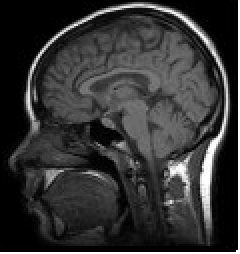
#> input picture lab1/imgs-P1/cabeza.pgm, 120 x 127 px (shown 2 times larger); its folder holds only this picture in this run
$ python p1.py
#> lines starting #> are read from the running program, lines starting #| are printed output that depends on the picture
### lab1/visualPercepUtils.py
import numpy as np
import math
import matplotlib.pyplot as plt

def computeRowsCols(N, m, n):
    print(N, m, n)
    if m is None:
        m = math.sqrt(N)
        if n is None:
            n = math.ceil(N / m)
        else:
            m = math.ceil(N / n)
    else:
        if n is None:
            n = math.ceil(N / m)
        else:
            m = math.ceil(N / n)
    m, n = max(1, m), max(1, n)
    m, n = math.ceil(m), math.ceil(n)
    #print(m, n)
    return m, n

# [12 lines left out: function showInFigs, not called in this run]

def showInGrid(imgs, figure_size=None, m=None, n=None, show=None, title="",subtitles=None):
    N = len(imgs)
    #plt.subplots_adjust(top=5) # añadido (10/10/19) para ejecutar una entrega de un estudiante
    m, n = computeRowsCols(N, m, n)
    #print(m,n)
    if figure_size is None:
        figure_size = (m, n)
    if show is not None:
        for i in range(len(imgs)):
            imgs[i] = imgs[i][min(show[0][1], show[1][1]):max(show[0][1], show[1][1]), min(show[0][0], show[1][0]):max(show[0][0], show[1][0])]
    fig = plt.figure(figsize=figure_size)
    plt.gray()
    for i in range(1, N + 1):
        ax=fig.add_subplot(m, n, i)
        if len(imgs[i - 1].shape) >= 2:
            plt.imshow(imgs[i - 1])
        else:
            plt.plot(imgs[i - 1])
        if subtitles is not None:
            ax.set_title(subtitles[i-1])

    fig.suptitle(title)
    #plt.savefig(title+".png")#,bbox_inches='tight')
    plt.show(block=True)

def histImg(im):
    return np.histogram(im.flatten(), 256)[0]

# [45 lines left out: functions showPlusInfo, showImgsPlusHists, pil2np, displayHoughPeaks, not called in this run]

def showImWithColorMap(im,cmap='spectral'):
    plt.imshow(im,cmap=cmap)

### lab1/p1.py
#!/usr/bin/env python
# -*- coding: utf-8 -*-

from PIL import Image
import numpy as np
import glob
import os
import visualPercepUtils as vpu


def histeq(im, nbins=256):
    imhist, bins = np.histogram(im.flatten(), list(range(nbins)), density=False)
    cdf = imhist.cumsum() # cumulative distribution function (CDF) = cummulative histogram
    factor = 255 / cdf[-1]  # cdf[-1] = last element of the cummulative sum = total number of pixels)
    im2 = np.interp(im.flatten(), bins[:-1], factor*cdf)
    return im2.reshape(im.shape), cdf

def darkenImg(im,p=2):
    return ((im ** float(p)) / (255 ** (p - 1))).astype('uint8') # try without the float conversion and see what happens

def brightenImg(im,p=2):
    return np.power(255.0 ** (p - 1) * im, 1. / p).astype('uint8')  # notice this NumPy function is different to the scalar math.pow(a,b)

def checkBoardImg(im, m, n):
    shape = im.shape
    im2 = im.copy()
    horizontal = np.block([np.tile(np.repeat(np.array([-1,1]), n),shape[0]//(2*n)), np.repeat(np.array([-1,1]), n)[:shape[0]%(2*n)]])
    vertical = np.block([np.tile(np.repeat(np.array([1,-1]), m),shape[1]//(2* m)), np.repeat(np.array([1,-1]), m)[:shape[1]%(2*m)]])
    mask = vertical[:,np.newaxis] * horizontal
    im2[mask<0] = 255 - im2[mask<0]
    return im2

def multiHist(im, n, nbins=256):
     hists = []
     for i in range(n):
          quad = [M for SubA in np.array_split(im, i + 1, axis=0) for M in np.array_split(SubA, i + 1, axis=1)]
          hists += [np.histogram(subIm.flatten(), list(range(nbins)), density=False)[0] for subIm in quad]
     return hists

def testDarkenImg(im):
    im2 = darkenImg(im,p=2) #  Is "p=2" different here than in the function definition? Can we remove "p=" here?
    return [im2]

def testBrightenImg(im):
    p=2
    im2=brightenImg(im,p)
    return [im2]

def testHistEq(im):
    im2, cdf = histeq(im)
    return [im2, cdf]

def testCheckBoardImg(im):
    im2 = checkBoardImg(im, 64, 64)
    return [im2]

def testMultiHist(im):
    hists = multiHist(im, 2)
    return [hists]

def saveImg(image, path):
    pil_im = Image.fromarray(image.astype(np.uint8))  # from array to Image
    pil_im.save(path)

path_input = './imgs-P1/'
path_output = './imgs-out-P1/'
bAllFiles = True
bAllTests = False
bSaveResultImgs = True
nameTests = {'testHistEq': "Histogram equalization",
             'testBrightenImg': 'Brighten image',
             'testDarkenImg': 'Darken image',
             'testCheckBoardImg': 'Checkboard Image',
             'testMultiHist': 'Multi-Histogramm'}
suffixFiles = {'testHistEq': '_heq',
               'testBrightenImg': '_br',
               'testDarkenImg': '_dk',
               'testCheckBoardImg': '_ckb',
               'testMultiHist': '_mh'}

if bAllFiles:
    files = glob.glob(path_input + "*.pgm")
else:
    files = [path_input + 'iglesia.pgm'] # iglesia,huesos

if bAllTests:
    tests = ['testHistEq', 'testBrightenImg', 'testDarkenImg', 'testCheckBoardImg', 'testMultiHist']
else:
    tests = ['testMultiHist']


def doTests():
    print("Testing on", files)
    for imfile in files:
        im = np.array(Image.open(imfile).convert('RGB'))  # from Image to array
        for test in tests:
            out = eval(test)(im)
            im2 = out[0]
            if test == 'testMultiHist':
                vpu.showInGrid(im2)
            else:
                vpu.showImgsPlusHists(im, im2, title=nameTests[test])
                if len(out) > 1:
                    vpu.showPlusInfo(out[1],"cumulative histogram" if test=="testHistEq" else None)
                if bSaveResultImgs:
                    dirname, basename = os.path.dirname(imfile), os.path.basename(imfile)
                    fname, fext = os.path.splitext(basename)
                    #print(dname,basename)
                    saveImg(im2, path_output + '//' + fname + suffixFiles[test] + fext)
#> this loop made 1 pass
#| 5 None None
#> pass 1, in showInGrid, `plt.show(block=True)`:
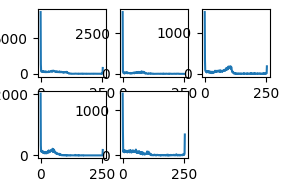
#> figure drawn by matplotlib, 5 panels; panel 1: curve peaks at x = 0, y = 8676; panel 2: curve peaks at x = 0, y = 3783; panel 3: curve peaks at x = 0, y = 1500; panel 4: curve peaks at x = 0, y = 2019

if __name__== "__main__":
    doTests()
